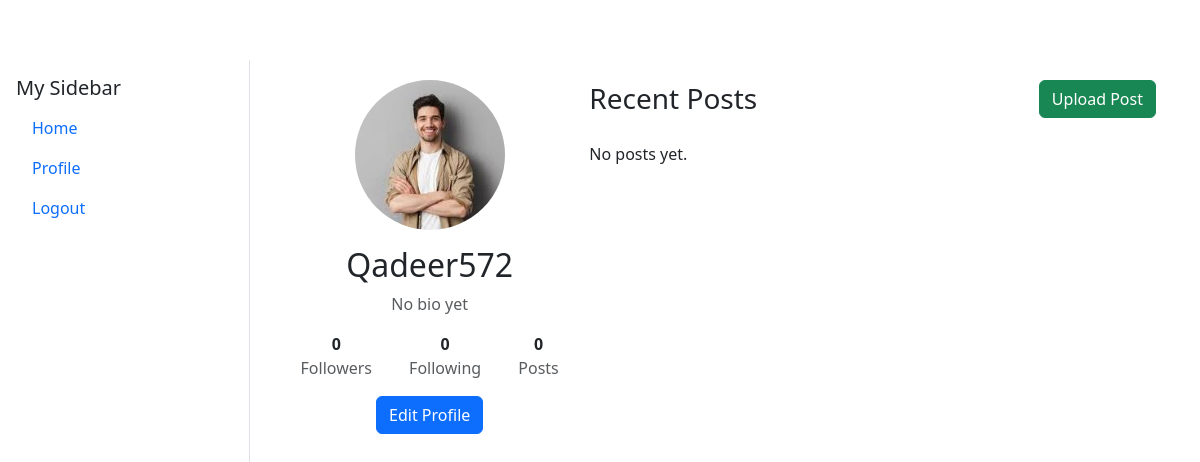
/profile/ (signed in), run on an earlier commit of the app's database.
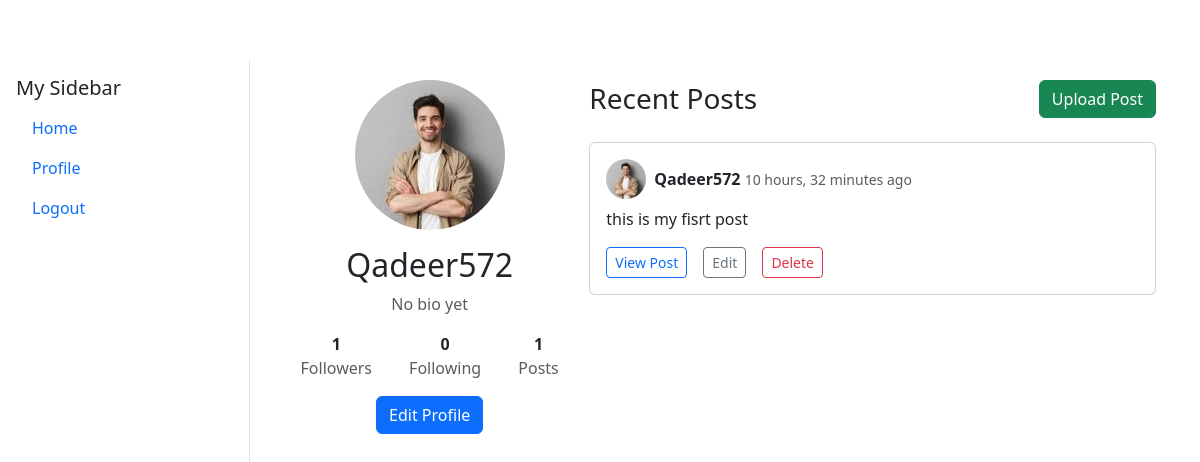
And on a later commit of the database.
### Posts/models.py (models this page shows, shortened)
class Post(models.Model):
    id= models.AutoField(primary_key=True)
    user = models.ForeignKey(User, on_delete=models.CASCADE)
    content = models.TextField()
    type=models.CharField(max_length=20, choices=[('text', 'Text'), ('image', 'image'),('video','video')], default='text')
    media = models.FileField(upload_to='post_media/', blank=True, null=True)
    likes = models.ManyToManyField(User, related_name='liked_posts', blank=True)
    created_at = models.DateTimeField(auto_now_add=True)
    updated_at = models.DateTimeField(auto_now=True)

### Posts/views.py (the view)
# urls.py: path('profile/', views.Myprofile, name='profile'),  # Home view
def Myprofile(request):
    profile_v= profile.objects.filter(user=request.user).first()
    posts = Post.objects.filter(user=request.user)
    followers = Followers.objects.filter(user=request.user)
    following = Followers.objects.filter(follower=request.user)
    No_Follower=followers.count()
    No_Following=following.count()
    if request.user.is_authenticated:
        return render(request, 'core/profile.html', {
            'profile': profile_v,
            'posts': posts,
            'followers': followers.count(),
            'following': following.count(),
        })
    else:
        return HttpResponse("You are not logged in. Please log in to access this page.")

### core/templates/core/profile.html (shortened to what this page needs)
{% extends 'core/base.html' %}
{% load static %}
{% block body %}
<div class="container my-5">
    <div class="row">
        <div class="col-md-4 text-center">
            <img src="{% if profile.profile_picture %}{{ profile.profile_picture.url }}{% else %}{% static 'logo.jpg' %}{% endif %}"
                    class="rounded-circle img-fluid mb-3"
                    alt="{{ user.username }}'s profile picture"
                    style="width: 150px; height: 150px; object-fit: cover;">
            <h2>{{ user.username }}</h2>
            <p class="text-muted">{{ profile.bio|default:"No bio yet" }}</p>
            <div class="d-flex justify-content-center gap-4 mb-3">
                <div>
                    <strong>{{ followers}}</strong>
                    <span class="text-muted">Followers</span>
                </div>
                <div>
                    <strong>{{ following }}</strong>
                    <span class="text-muted">Following</span>
                </div>
                <div>
                    <strong>{{ posts.count }}</strong>
                    <span class="text-muted">Posts</span>
                </div>
            </div>
            {% if user != request.user %}
                <form method="POST" action="{% url 'follow_toggle' user.username %}">
                    {% csrf_token %}
                    <button type="submit" class="btn btn-{% if request.user in user.profile.followers.all %}secondary{% else %}primary{% endif %} mb-3">
                        {% if request.user in profile.followers.all %}Unfollow{% else %}Follow{% endif %}
                    </button>
                </form>
            {% else %}
                <a href="/editProfile/" class="btn btn-primary mb-3">Edit Profile</a>
            {% endif %}
        </div>
        <div class="col-md-8">
            <div class="d-flex justify-content-between align-items-center mb-4">
                <h3 class="mb-0">Recent Posts</h3>
                {% if user == request.user %}
                    <a href="/uploadPost/" class="btn btn-success">Upload Post</a>
                {% endif %}
            </div>
            {% for post in posts.all|slice:":10" %}
                <div class="card mb-3">
                    <div class="card-body">
                        <div class="d-flex align-items-center mb-2">
                            <img src="{% if profile and profile.profile_picture %}{{ profile.profile_picture.url }}{% else %}{% static 'logo.jpg' %}{% endif %}"
                                class="rounded-circle me-2"
                                style="width: 40px; height: 40px; object-fit: cover;">
                            <div>
                                <strong>{{ user.username }}</strong>
                                <small class="text-muted">{{ post.created_at|timesince }} ago</small>
                            </div>
                        </div>
                        <p class="card-text">{{ post.content|truncatewords:50 }}</p>
                        <div class="d-flex gap-3">
                            <a href="#" class="btn btn-sm btn-outline-primary">View Post</a>
                            {% if user == request.user %}
                                <a href="#" class="btn btn-sm btn-outline-secondary">Edit</a>
                                <form method="POST" action="#" style="display: inline;">
                                    <button type="submit" id="{{post.id}}" class="btn btn-sm btn-outline-danger">Delete</button>
                                </form>
                            {% endif %}
                        </div>
                    </div>
                </div>
            {% empty %}
                <p>No posts yet.</p>
            {% endfor %}
        </div>
    </div>
</div>
{% endblock body %}

### core/templates/core/base.html (shortened to what this page needs)
<!doctype html>
<html lang="en">
  <head>
    <link href="https://cdn.jsdelivr.net/npm/bootstrap@5.3.3/dist/css/bootstrap.min.css" rel="stylesheet">
  </head>
  <body>
    <div class="sidebar">
      <h5>My Sidebar</h5>
      <ul class="nav flex-column">
        <li class="nav-item"><a class="nav-link" href="{% url 'home' %}">Home</a></li>
        <li class="nav-item"><a class="nav-link" href="{% url  'profile' %}">Profile</a></li>
        <li class="nav-item"><a class="nav-link" href="{% url 'logout' %}">Logout</a></li>
      </ul>
    </div>
    <div class="content">
      {% block body %}{% endblock %}
    </div>
  </body>
</html>

### core/templates/core/base.html (style rules this page uses)
body { min-height: 100vh; display: flex; }
.sidebar { background-image: -moz-repeating-linear-gradient( 45deg, #6c757d 0, #6c757d 1px, transparent 1px, transparent 20px ); width: 250px; padding: 1rem; border-right: 1px solid #dee2e6; position: fixed; margin-top: 5%; top: 0; bottom: 0; left: 0; }
.content { margin-left: 250px; padding: 2rem; width: 100%; }

What changed in the data, as far as the page shows it:
added Post: {{ user.username }} "Qadeer572", created_at "10 hours, 32 minutes", content "this is my fisrt post"
Also different on the page:
{{ followers }}: "0" → "1"
{{ posts.count }}: "0" → "1"
text no longer shown: "No posts yet."
